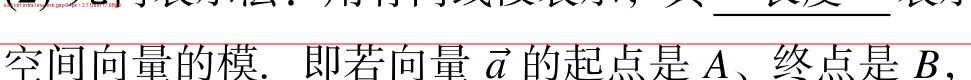
#> input picture 工作区/_tmp取证0909c/A组/e28_ctrl_intra.png, 1942 x 160 px, given in place of p04.png, which was not available (shown at 1/2 size)
$ python m_qp.py
#> lines starting #> are read from the running program, lines starting #| are printed output that depends on the picture; pictures that were not available may be replaced by others from this repository, and a replacement may not be noted
# -*- coding: utf-8 -*-
"""全品 p04/p05 参照区裁片＋行带检测（A4 扫描口径 14.176/14.057 px/mm，承项目 测量脚本.py）。"""
import numpy as np, sys
from PIL import Image, ImageDraw
sys.stdout.reconfigure(encoding="utf-8")

PXMM_Y = 4176 / 297.0   # 14.057
PXMM_X = 2977 / 210.0   # 14.176
QP = r"C:/提示词/工作区/全品结构提取/数学选必一/导学案页图/"

def bands_of(arr, thr=170, min_gap=6, min_h=6):
    has = (arr < thr).any(axis=1)
    idx = np.flatnonzero(has)
    out, s, p = [], None, None
    for i in idx:
        i = int(i)
        if s is None:
            s = p = i; continue
        if i - p > min_gap:
            if p - s + 1 >= min_h: out.append((s, p))
            s = i
        p = i
    if s is not None and p - s + 1 >= min_h:
        out.append((s, p))
    return out

jobs = [
    ("p04.png", (1420, 1380, 2700, 2210), "qp_p04_R_zt.png", "quanpin p04 R: zhenduan(1)-(5)"),
    ("p05.png", (150, 1540, 1430, 2060), "qp_p05_L_zt.png", "quanpin p05 L: zhenduan(1)-(3)"),
    ("p05.png", (150, 3060, 1430, 3760), "qp_p05_L_shu.png", "quanpin p05 L: zhishidian5 shucheng(1)(1)(2)(3)"),
]
for page, (x0, y0, x1, y1), fname, title in jobs:
    im = Image.open(QP + page).convert("L")
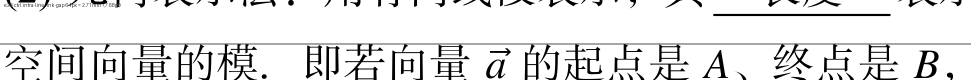
#> im: PIL image 1942x160 L (shown at 1/2 size); min 0, max 255, mean 227.8
    crop = im.crop((x0, y0, x1, y1))
#> crop: PIL image 1280x830 L; every value is 0
    arr = np.asarray(crop)
    bs = bands_of(arr)
#> in bands_of, `idx = np.flatnonzero(has)`: idx = 830 values from 0 to 829
#> the loop in bands_of, `for i in idx:` made 830 passes
#> s on pass 1: 0
#> after the loop in bands_of, `for i in idx:`: out = []
#> bs = [(0, 829)]
    print(f"==== {title}  region x[{x0},{x1}] y[{y0},{y1}]  {len(bs)} bands")
#| ==== quanpin p04 R: zhenduan(1)-(5)  region x[1420,2700] y[1380,2210]  1 bands
    prev = None
    for k, (s, e) in enumerate(bs):
        top, bot = y0 + s, y0 + e
        d = "" if prev is None else f"  pitch={top-prev:4d}px={ (top-prev)/PXMM_Y:5.2f}mm"
        print(f"  band{k:02d} y[{top},{bot}] h={e-s+1:3d}px={ (e-s+1)/PXMM_Y:5.2f}mm{d}")
        prev = top
#> this loop made 1 pass
#> (s, e, top, bot, d, prev) on pass 1: (0, 829, 1380, 2209, '', 1380)
#|   band00 y[1380,2209] h=830px=59.03mm
    rgb = crop.convert("RGB")
#> rgb: PIL image 1280x830 RGB; every value is 0
    dr = ImageDraw.Draw(rgb)
    for k, (s, e) in enumerate(bs):
        dr.line([(0, s), (40, s)], fill=(255, 0, 0), width=2)
        dr.text((44, s - 4), str(k), fill=(255, 0, 0))
#> this loop made 1 pass
    rgb.save(fname)
    print("  saved", fname)
#> pass 2 of the loop `for page, (x0, y0, x1, y1), fname, title in jobs:`:
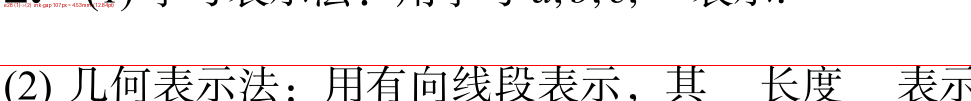
#> input picture 工作区/_tmp取证0909c/A组/e28_gap_12.png, 1942 x 202 px, given in place of p05.png, which was not available (shown at 1/2 size)
#> im: PIL image 1942x202 L
#> crop: PIL image 1280x520 L; every value is 0
#> the loop in bands_of (call 2), `for i in idx:` made 520 passes
#> bs = [(0, 519)]
#| ==== quanpin p05 L: zhenduan(1)-(3)  region x[150,1430] y[1540,2060]  1 bands
#> the loop `for k, (s, e) in enumerate(bs):` made 1 pass
#> (s, e, top, bot, d, prev) on pass 1: (0, 519, 1540, 2059, '', 1540)
#> (printed output is left out)
#> rgb: PIL image 1280x520 RGB; every value is 0
#> the loop `for k, (s, e) in enumerate(bs):` made 1 pass
#> `rgb.save(fname)`:
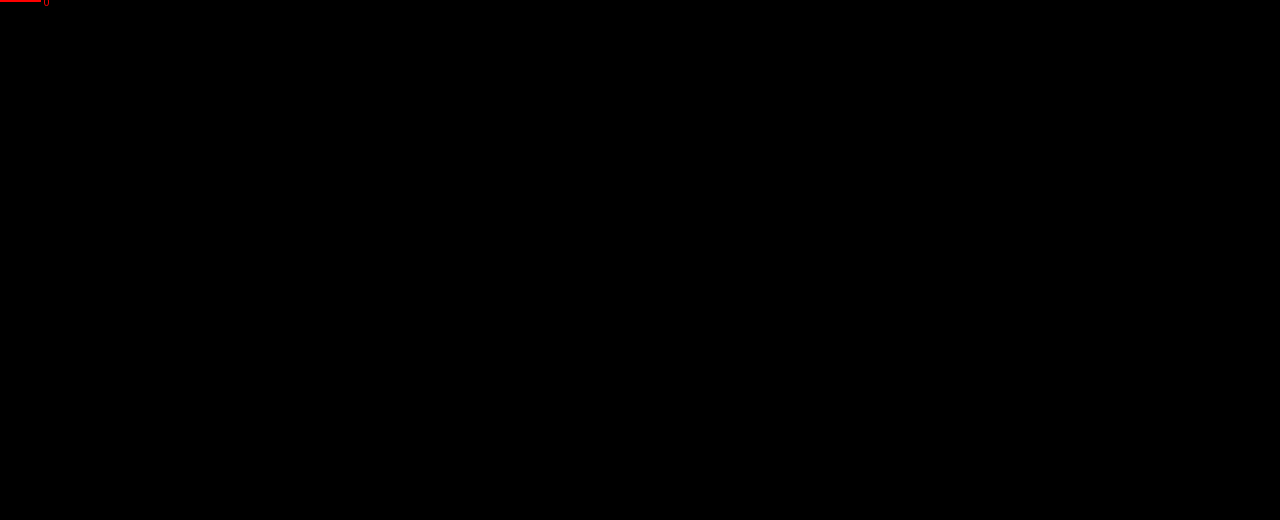
#> saved as qp_p05_L_zt.png: PIL image 1280x520 RGB; mean R, G, B 0, 0, 0
